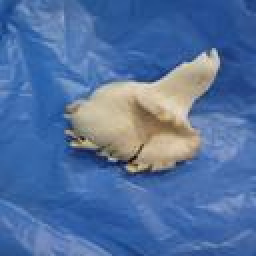
#> input picture BFC/data/test/image_01.jpg, 128 x 128 px, found by its file name (shown 2 times larger); its folder holds 4 pictures in this run
$ python simulate_light.py
#> lines starting #> are read from the running program, lines starting #| are printed output that depends on the picture
#> further down, image is the input picture: shape (128, 128, 3); mean B, G, R 160.2, 112.8, 82.1
import os
import random
import numpy as np
import cv2

def simulate_light(image, max_add=100, sigma_factor=4, margin=0.1):
    """
    Simulate light from a bulb on the image by adding a Gaussian intensity mask
    with a randomly positioned light source.

    Parameters:
    - image: Input image as a numpy array (BGR format from OpenCV).
    - max_add: Maximum value to add to pixel intensities (controls light strength).
    - sigma_factor: Factor to control the spread of the light (higher means wider spread).
    - margin: Fraction of the image size to keep the light source away from the edges.

    Returns:
    - Augmented image as a numpy array.
    """
#> called with max_add = 100, sigma_factor = 4, margin = 0.1
    height, width = image.shape[:2]
#> height = 128; width = 128

    # Calculate margins to keep the light source away from the edges
    min_x = int(width * margin)
#> min_x = 12
    max_x = int(width * (1 - margin))
#> max_x = 115
    min_y = int(height * margin)
#> min_y = 12
    max_y = int(height * (1 - margin))
#> max_y = 115

    # Randomly select the light source position
    cx = random.randint(min_x, max_x)  # x-coordinate
#> cx = 93
    cy = random.randint(min_y, max_y)  # y-coordinate
#> cy = 26

    # Define the Gaussian spread based on image size
    sigma = min(width, height) / sigma_factor
#> sigma = 32

    # Create coordinate grids
    x = np.arange(width)
#> x = 128 values from 0 to 127
    y = np.arange(height)
#> y = 128 values from 0 to 127
    xx, yy = np.meshgrid(x, y)

    # Generate the Gaussian mask centered at (cx, cy)
    M = max_add * np.exp(-((xx - cx)**2 + (yy - cy)**2) / (2 * sigma**2))

    # Apply the mask to the image and clip values to [0, 255]
    augmented_image = np.clip(image + M[:, :, None], 0, 255).astype(np.uint8)
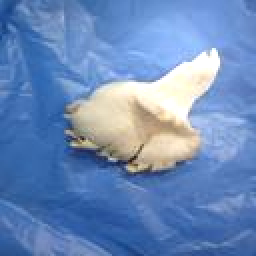
#> augmented_image: shape (128, 128, 3) (shown 2 times larger); mean B, G, R 186.2, 138.6, 107.5
    return augmented_image

# Define input and output folders
input_folder = "test"
output_folder = "attack_dataset/simulate_light_test"

# Create the output folder if it doesn’t exist
if not os.path.exists(output_folder):
    os.makedirs(output_folder)

# Get list of all .jpg files in the input folder
image_files = [f for f in os.listdir(input_folder) if f.endswith('.jpg')]

# Optional: Set a random seed for reproducibility
random.seed(42)  # Remove this line if you want different results each run

# Process each image
for img_file in image_files:
    input_path = os.path.join(input_folder, img_file)
    output_path = os.path.join(output_folder, img_file)

    # Load the original image
    image = cv2.imread(input_path)
    if image is None:
        print(f"Warning: Could not load image {input_path}. Skipping.")
        continue

    # Apply the light simulation with a random light source position
    augmented_image = simulate_light(image, max_add=100, sigma_factor=4, margin=0.1)

    # Save the augmented image
    cv2.imwrite(output_path, augmented_image)
    print(f"Processed and saved: {output_path}")
#> pass 2 of the loop `for img_file in image_files:`:
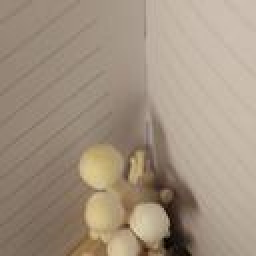
#> input picture BFC/data/test/image_02.jpg, 128 x 128 px, found by its file name (shown 2 times larger)
#> image is the input picture: shape (128, 128, 3); mean B, G, R 128.9, 146.6, 162.4
#> in simulate_light (call 2), `augmented_image = np.clip(image + M[:, :, None], 0, 255).astype(np.uin..`:
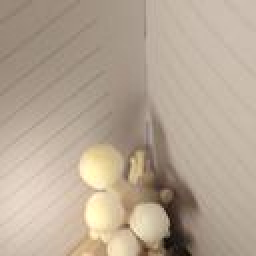
#> augmented_image: shape (128, 128, 3) (shown 2 times larger); mean B, G, R 148.6, 166.3, 182
#> pass 3 of the loop `for img_file in image_files:`:
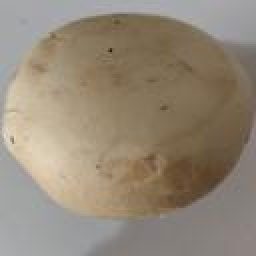
#> input picture BFC/data/test/image_03.jpg, 128 x 128 px, found by its file name (shown 2 times larger)
#> image is the input picture: shape (128, 128, 3); mean B, G, R 119.4, 136, 148
#> in simulate_light (call 3), `augmented_image = np.clip(image + M[:, :, None], 0, 255).astype(np.uin..`:
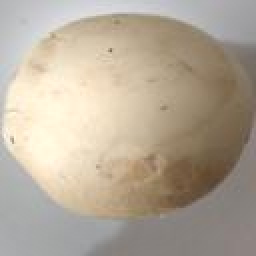
#> augmented_image: shape (128, 128, 3) (shown 2 times larger); mean B, G, R 152, 168.5, 180.2
#> the loop made 4 passes; the first 3 are shown
